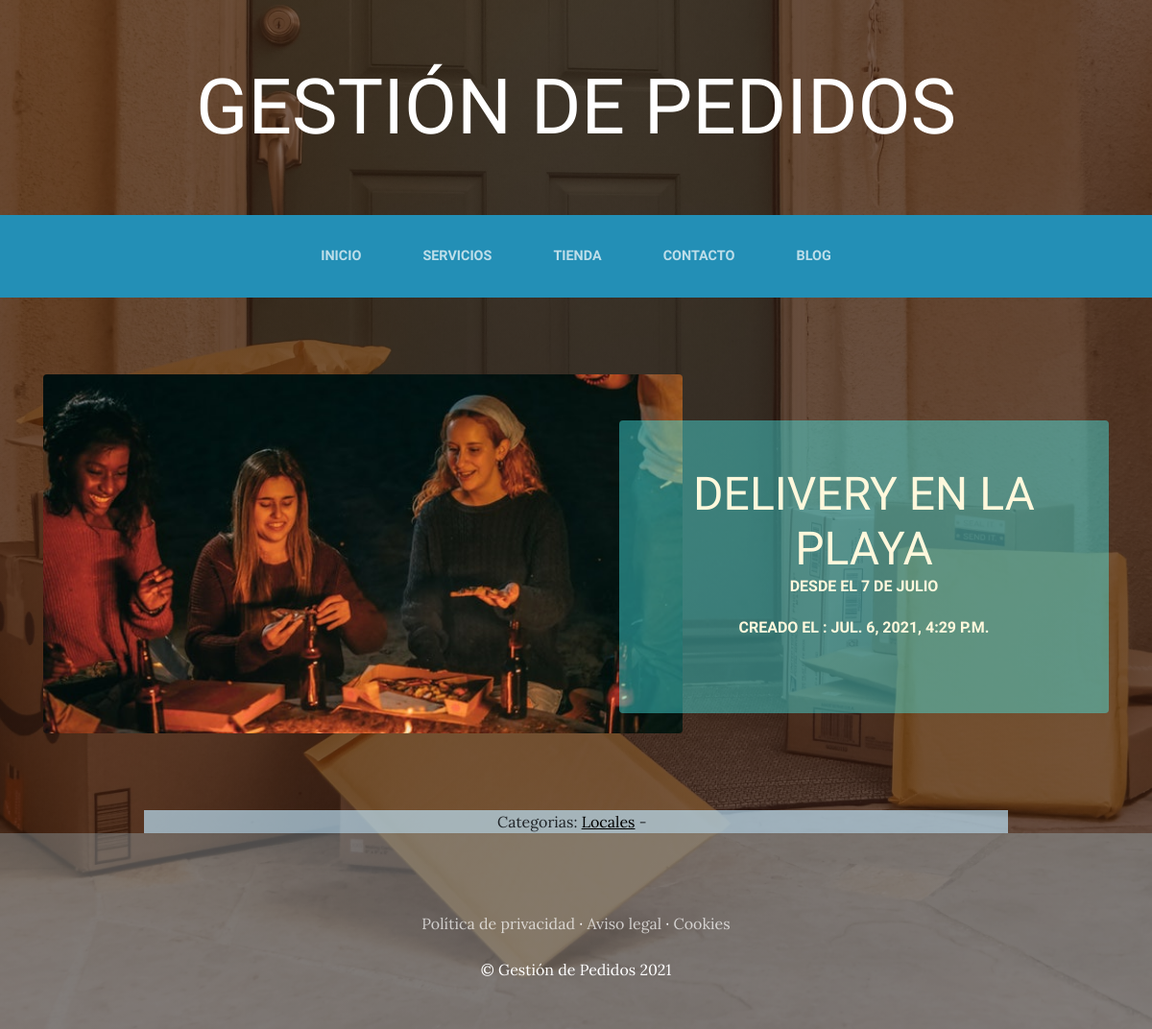
The page /blog/categoria/3/ on the database its author committed.
### blogApp/models.py (models this page shows, shortened)
class Post(models.Model):
    titulo=models.CharField(max_length=50)
    contenido=models.CharField(max_length=30)
    imagen=models.ImageField(upload_to='blog', null=True, blank=True) #subir las imagenes en carpeta 'media/blog'
    autor=models.ForeignKey(User, on_delete=models.CASCADE)#relacion uno a muchos, un usuario puede hacer varios post pero un mismo post no puede ser de varios usuarios.on_delete=CASCADE, cuando el user se elimina, tambien se eliminan los post.
    categoria=models.ManyToManyField(Categoria) #relacion muchos a muchos un post puede tener muchas categorias y las categorias pueden estar en muchos post.
    created=models.DateTimeField(auto_now_add=True) #fecha de creacion del blog
    updated=models.DateTimeField(auto_now_add=True)
    class Meta: #meta class contiene metadatos
        verbose_name='post' #especificamos el nombbre que tendra el blog en la base de datos
        verbose_name_plural='posts'  #nombre en plural.

class Categoria(models.Model):
    nombre=models.CharField(max_length=50)
    created=models.DateTimeField(auto_now_add=True)
    updated=models.DateTimeField(auto_now_add=True)
    class Meta: #meta class contiene metadatos
        verbose_name='categoria' #especificamos el nombbre que tendra el servicio en la base de datos
        verbose_name_plural='categorias'

### blogApp/views.py (the view)
# urls.py: path('categoria/<int:categoria_id>/', views.categoria, name="categoria"),
def categoria(request, categoria_id): #segundo argumento es el id de la categoria para poder utilizarlo
    categoria=Categoria.objects.get(id=categoria_id) #get id de categoria_id
    posts=Post.objects.filter(categoria=categoria)#filtro para mostrar
    return render(request, "blogApp/categoria.html", {"categoria":categoria, "posts":posts}) #argumento para mostrar los modelos en el template

### blogApp/templates/blogApp/categoria.html (shortened to what this page needs)
{% extends 'proyectoWebApp/base.html' %}
{% load static %}
{% block content %}
{% for post in posts %}
        <section class="page-section clearfix">
        <div class="container">
          <div class="intro">
            <img class="intro-img img-fluid mb-3 mb-lg-0 rounded" src="{{post.imagen.url}}" alt="" style="width: 60%;">
            <div class="intro-text left-0 text-center bg-faded p-5 rounded" style="width:auto; margin-bottom: 50px; background-color:rgba(73, 242, 242, 0.419)">
              <h2 class="section-heading mb-4" >
                <span class="section-heading-lower">{{post.titulo}}</span>
                <span class="section-heading-upper">{{post.contenido}}</span>
                <span class="section-heading-upper">Creado el : {{post.created}}</span>
              </h2>
            </div>
          </div>
        </div>
      </section>
{% endfor %}
      <section>
        <div style="width: 75%; background-color:rgba(188, 226, 248, 0.685); margin:auto; text-align: center;">
            Categorias:
            {% for post in posts%}
                {% for categoria in post.categoria.all %}
                      <a href="{% url 'categoria' categoria.id%}" class="linksCategorias">{{categoria.nombre}}</a>&nbsp;-&nbsp;&nbsp;
                {% endfor %}
            {% endfor %}
        </div>
      </section>
{% endblock %}

### ProyectoWebApp/static/ProyectoWebApp/css/estiloGestion.css (style rules this page uses)
body { font-family: 'Lora'; background: linear-gradient(rgba(47, 23, 15, 0.65), rgba(47, 23, 15, 0.65)), url("../img/bg_main.jpg"); background-attachment: fixed; background-position: center; background-size: cover; }
h1, h2, h3, h4, h5, h6 { font-family: 'Raleway'; }
.page-section { margin-top: 5rem; margin-bottom: 5rem; }
.section-heading { text-transform: uppercase; }
.section-heading .section-heading-upper { display: block; font-size: 1rem; font-weight: 800; padding-bottom:.5rem; }
.section-heading .section-heading-lower { display: block; font-size: 3rem; font-weight: 100; }
.bg-faded { background-color: #ffffff0e; }
.intro { position: relative; }
@media (min-width: 992px) { .intro .intro-img { width: 75%; float: left; } }
@media (min-width: 992px) { .intro .intro-text { left: 600; width: 60%; margin-top: 3rem; background-color: rgb(112, 186, 213); color: cornsilk; position: absolute; } }
@media (min-width: 1200px) { .intro .intro-text { width: 45%; } }
.linksCategorias { color:#000000 !important; text-decoration: underline; }

### rows shown on the page
Post: imagen (picture), titulo "DELIVERY EN LA PLAYA", contenido "DESDE EL 7 DE JULIO", created "JUL. 6, 2021, 4:29 P.M."
Categoria: nombre "Locales"
